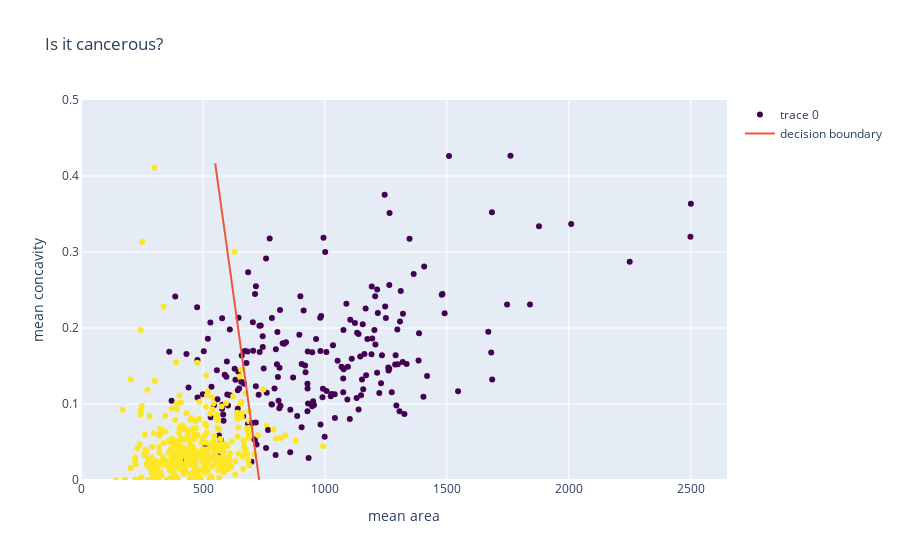

The code cell stored with this chart in its notebook:
### Markdown cell above
### This time, with confidence

### Code cell
import plotly.graph_objects as go
cancer_json = "https://raw.githubusercontent.com/jigsawlabs-student/neural-nets-from-scratch/master/1-single-neurons/1-neuron-hypothesis-fn/1-hypothesis-fn/cancer_logistic.json"
fig_dict = dict(pd.read_json(cancer_json, typ = 'dict'))
go.Figure(fig_dict)

### Figure 1 — Plotly figure (JSON) as saved in the notebook; plotly's stock layout.template omitted (floating-point values rounded to 4 significant figures; data arrays with more than 128 entries replaced by an {"elided": "..."} marker saying what was removed)
{"data": [{"hovertext": {"elided": "569 str values"}, "marker": {"color": {"elided": "569 int values"}, "colorscale": [[0, "#440154"], [0.1111, "#482878"], [0.2222, "#3e4989"], [0.3333, "#31688e"], [0.4444, "#26828e"], [0.5556, "#1f9e89"], [0.6667, "#35b779"], [0.7778, "#6ece58"], [0.8889, "#b5de2b"], [1, "#fde725"]]}, "mode": "markers", "type": "scatter", "x": {"elided": "569 float values"}, "y": {"elided": "569 float values"}}, {"mode": "lines", "name": "decision boundary", "type": "scatter", "x": [550, 600, 650, 700, 750], "y": [0.4166, 0.3011, 0.1856, 0.0701, -0.04534]}], "layout": {"autosize": true, "title": {"text": "Is it cancerous?"}, "xaxis": {"autorange": true, "range": [-8.971, 2653.0], "title": {"text": "mean area"}, "type": "linear"}, "yaxis": {"range": [0, 0.5], "title": {"text": "mean concavity"}, "type": "linear"}}}
